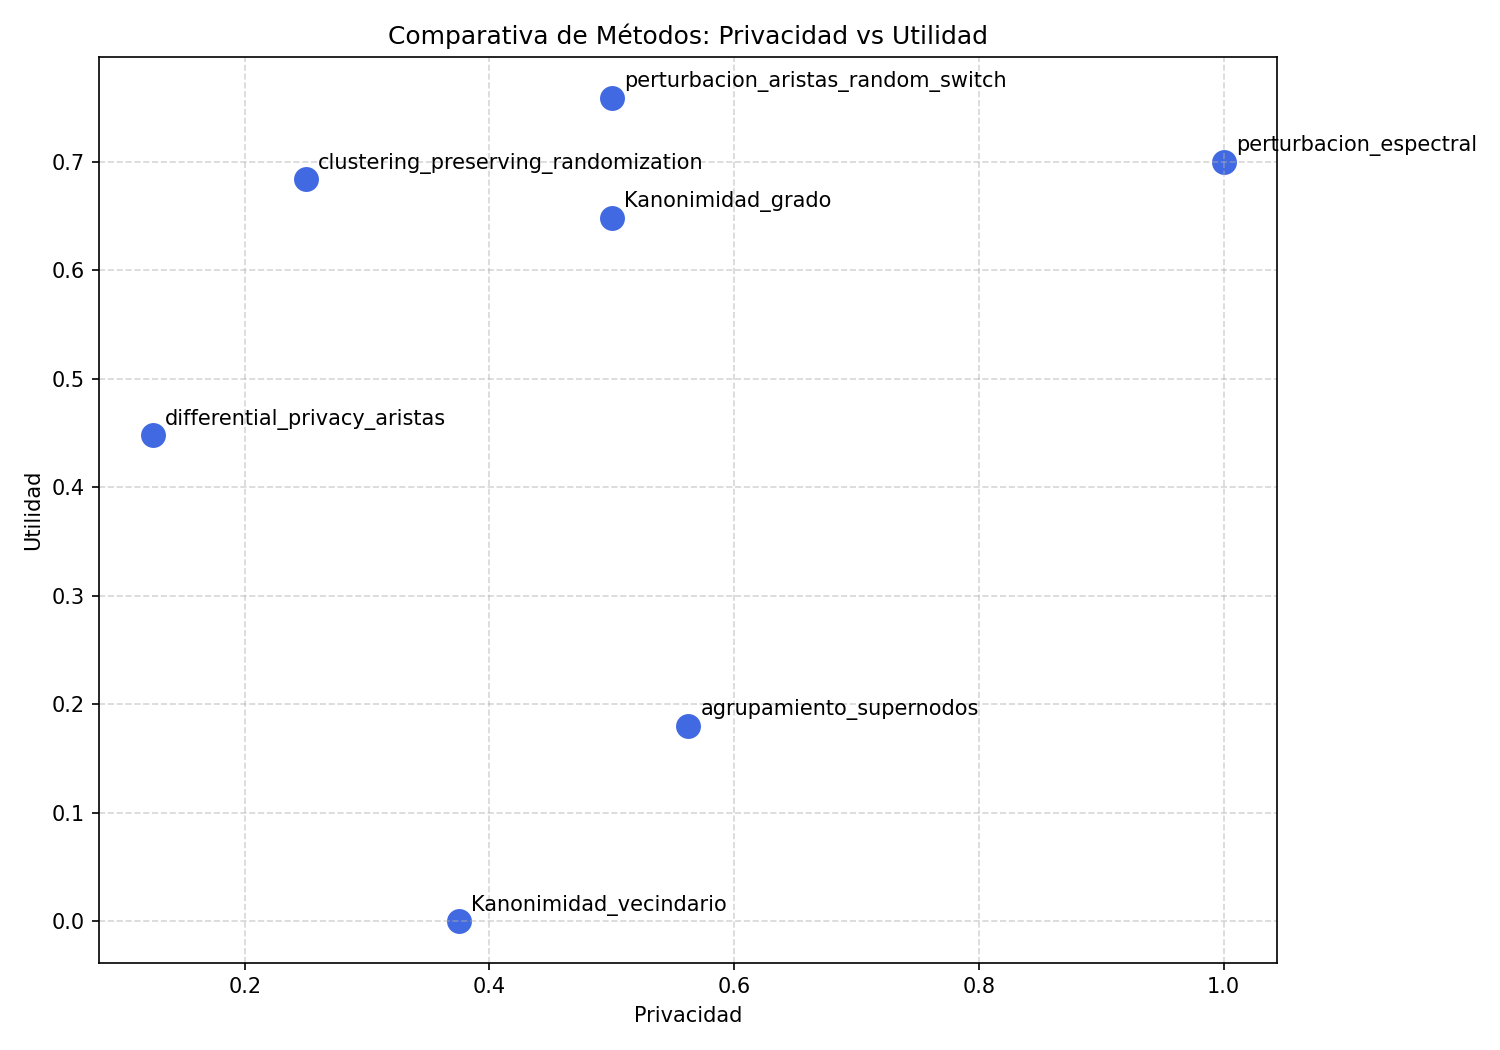

Reproduce this figure in Python.
import pandas as pd
import matplotlib.pyplot as plt

# Leer datos
csv = 'comparativa_metodos_proteccion.csv'
df = pd.read_csv(csv)

# Filtrar métodos válidos
df_plot = df[df['Método'].notna() & df['privacidad_total_reduccion'].notna() & df['utilidad_total_cambio'].notna()]

# Normalizar privacidad y utilidad (más alto = mejor)
priv = df_plot['privacidad_total_reduccion'] / df_plot['privacidad_total_reduccion'].max()
util = 1 - (df_plot['utilidad_total_cambio'] / df_plot['utilidad_total_cambio'].max())
metodos = df_plot['Método']

plt.figure(figsize=(10,7))
plt.scatter(priv, util, s=120, color='royalblue')

# Etiquetas de cada método
for x, y, label in zip(priv, util, metodos):
    plt.text(x+0.01, y+0.01, label, fontsize=10)

plt.xlabel('Privacidad')
plt.ylabel('Utilidad')
plt.title('Comparativa de Métodos: Privacidad vs Utilidad')
plt.grid(True, linestyle='--', alpha=0.5)
plt.tight_layout()
plt.savefig('scatter_privacidad_utilidad.png', dpi=150)
plt.show()
print('Gráfica generada: scatter_privacidad_utilidad.png')
